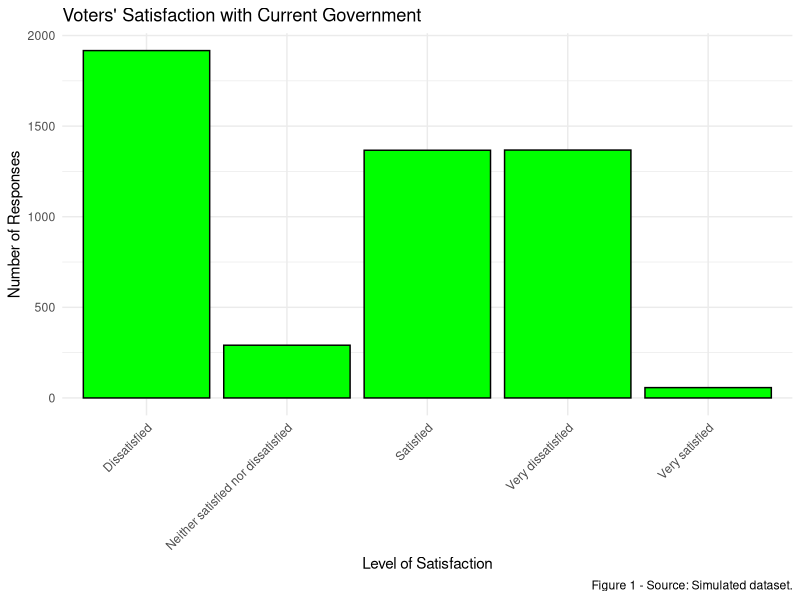
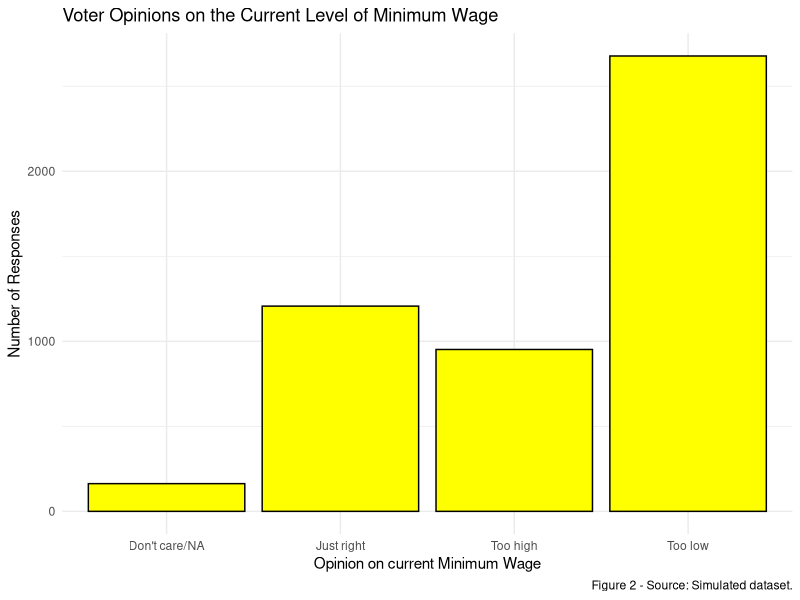
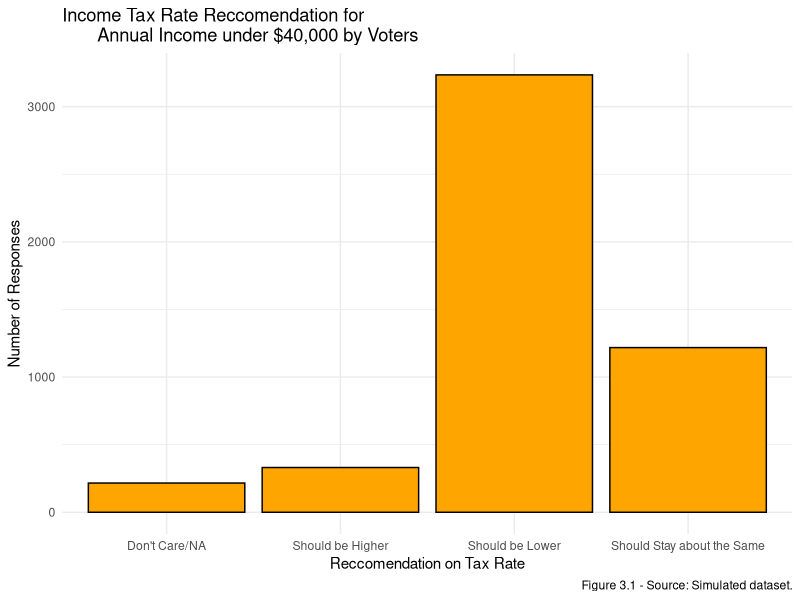
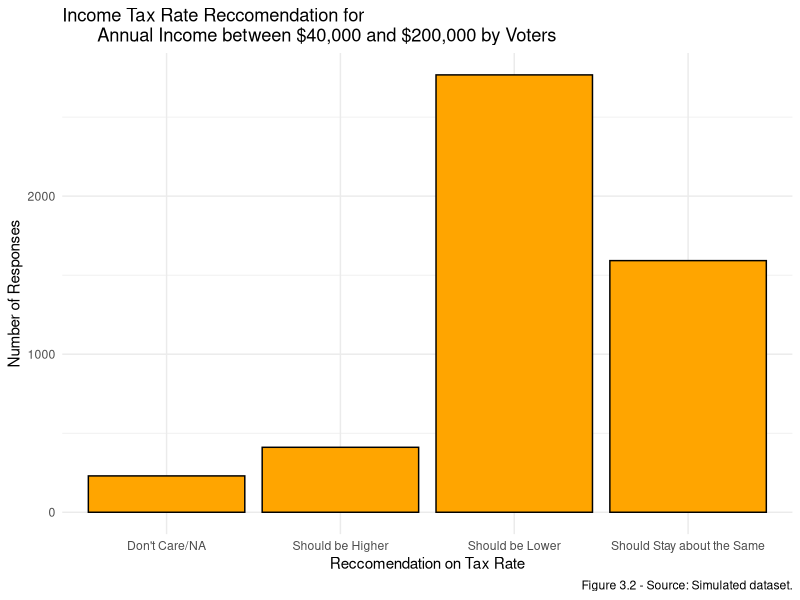
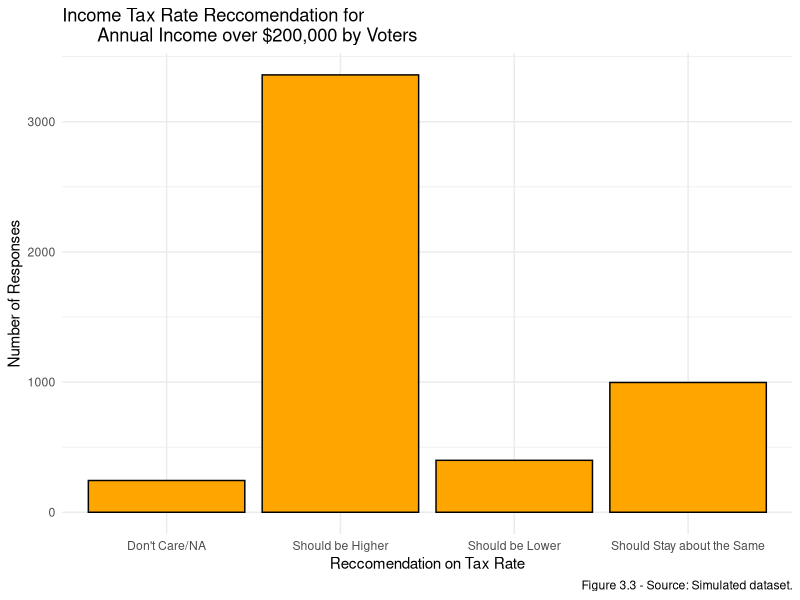
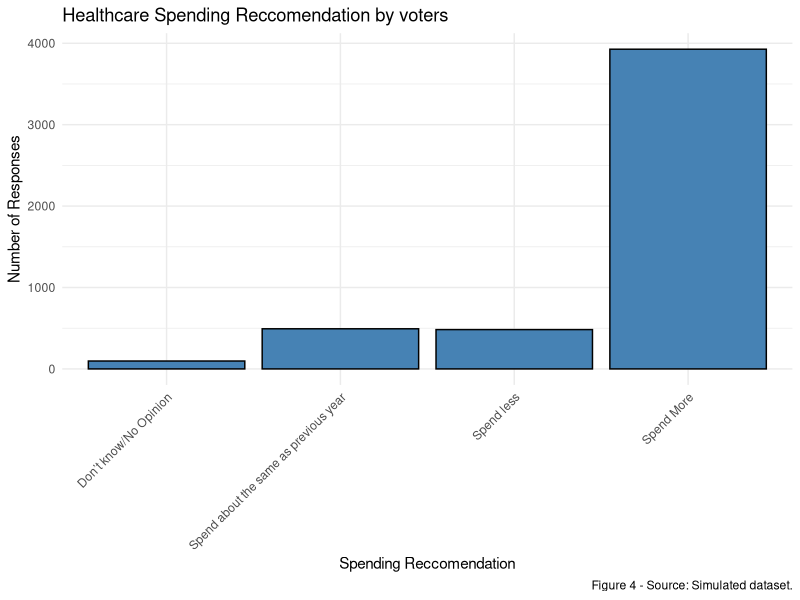
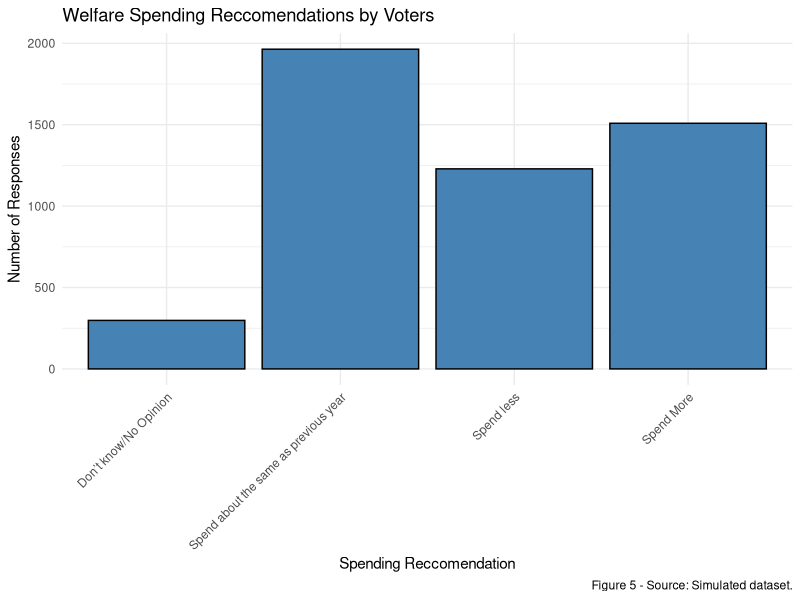
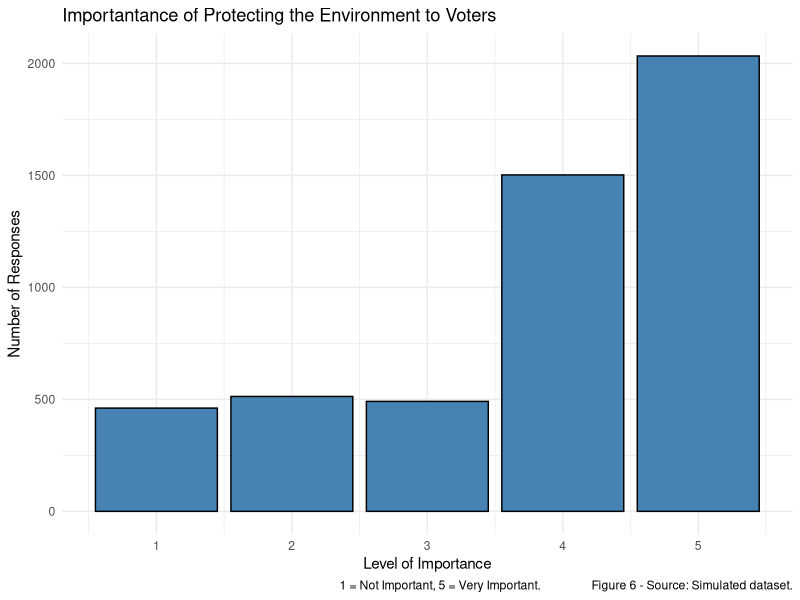

Generate these figures, in order, with R: (Note: this script raises an error after producing the figures.)
## ---- chunk 1
knitr::opts_chunk$set(echo = TRUE)
library(tidyverse)
## ---- chunk 2
set.seed(314)
pop <- 11796032
survey_size <- 1000000
my_data2 <- tibble(
# Simulation for question "What is your age".
  Age = sample(x = 
                 c("18 to 24", "25 to 34", "35 to 44", 
                 "45 to 54", "55 to 64", "65 to 74",
                   "75+", "Prefer not to say")
               ,size = survey_size,replace = TRUE,
               prob = c(0.11, 0.152, 0.15, 0.18, 0.165,
                           0.11, 0.112, 0.02)),
# Simulation for question "How likely are you to vote in the upcoming election?".
  Likelyhood_Vote =sample(x = c("Very likely", "Likely",
                     "Unlikely", "Very Unlikely",
                     "Don't Know/Prefer Not to answer"),
               size = survey_size, replace = TRUE,
               prob = c(0.375, 0.375, 0.115, 0.115, 0.02)),

# Simulation for question "How satisfied are you with the current operation of the Ontario government?".
  Current_Gov =sample(x = c("Very satisfied", "Satisfied",
                     "Neither satisfied nor dissatisfied", 
                     "Dissatisfied", "Very dissatisfied"),
               size = survey_size, replace = TRUE,
               prob = c(0.01, 0.25, 0.05, 0.35, 0.25)),

# Simulation for question "What is your opinion on the Minimum Wage rate in the Province?".
  Min_Wage =sample(x = c("Too high", "Just right",
                     "Too low", "Don't care/NA"),
               size = survey_size, replace = TRUE,
               prob = c(0.20, 0.23, 0.54, 0.03)),

# Simulation for question "In your opinion, taxes for those with an income".
# Income less than $40,000.
  Taxes_low =sample(x = c("Should be Higher","Should Stay about the Same",
                     "Should be Lower", "Don't Care/NA"),
                     size = survey_size, replace = TRUE, 
                     prob = c(0.07, 0.24, 0.65, 0.04)),
# Income between $40,000 and $200,000.
  Taxes_mid =sample(x = c("Should be Higher", "Should Stay about the Same",
                     "Should be Lower", "Don't Care/NA"),
                     size = survey_size, replace = TRUE,
                     prob = c(0.08, 0.32, 0.55, 0.05)),
#Income greater than $200,000.
  Taxes_high = sample(x = c("Should be Higher", "Should Stay about the Same",
                     "Should be Lower", "Don't Care/NA"),
                     size = survey_size, replace = TRUE,
                     prob = c(0.67, 0.2, 0.08, 0.05)),

# Simulation for question "On a scale from 1 to 5, how important do you think the preservation of Ontario's environment is?".
  Environment =sample(x = c(1:5),
               size = survey_size, replace = TRUE,
               prob = c(0.1, 0.1, 0.1, 0.3, 0.4)),

# Simulation for question "How much money would you like to see go toward benefiting those on welfare?".
  Welfare =sample(x = c("Spend More", "Spend less",
                           "Spend about the same as previous year",
                            "Don’t know/No Opinion"),
               size = survey_size, replace = TRUE,
               prob = c(0.3, 0.25, 0.4, 0.05)),

#Simulation for question "How much money should be spent on Healthcare facilities in Ontario?".
  Healthcare =sample(x = c("Spend More", "Spend less",
                           "Spend about the same as previous year",
                            "Don’t know/No Opinion"),
                     size = survey_size, replace = TRUE,
                     prob = c(0.78, 0.10, 0.10, 0.02)),

# Simulation for question "What do you think about the current price of hydroelectricity in Ontario?". 
 Hydro =sample(x = c("Too expensive", "Too cheap",
                           "Fairly priced", "No Opinion"),
                     size = survey_size, replace = TRUE,
                     prob = c(0.75, 0.08, 0.15, 0.02)),

# Simulation for question "Through what avenue do you most judge a political candidate?". 
  Gather_info =sample(x = c("Candidate address and speeches", "Online news sources",
                        "TV", "Newspaper articles", "Social Media", "Other"),
                     size = survey_size, replace = TRUE,
                     prob = c(0.1, 0.25, 0.36, 0.5, 0.37, 0.03)),
)
## ---- chunk 3
set.seed(314)
my_data <- sample_n(my_data2, 5000)
head(my_data)
## ---- chunk 4
# Bar Graph for question "How satisfied are you with the current operation of the Ontario government?"
my_data %>%
  ggplot(aes(x = Current_Gov)) + 
  geom_bar(color = 'black', fill = 'Green') + 
  labs(title = "Voters' Satisfaction with Current Government", 
       x = "Level of Satisfaction", 
       y = "Number of Responses",
       caption = "Figure 1 - Source: Simulated dataset.") + 
  theme_minimal() + 
  theme(axis.text.x=element_text(angle=45,hjust=1))
## ---- chunk 5
#Bar graph for question "What is your opinion on the Minimum Wage rate in the Province"
my_data %>%
  ggplot(aes(x = Min_Wage)) + 
  geom_bar(color = 'black',fill = "yellow") + labs(title="Voter Opinions on the Current Level of Minimum Wage",
       x = "Opinion on current Minimum Wage",
       y = "Number of Responses",
       caption = "Figure 2 - Source: Simulated dataset.") +
  theme_minimal()
## ---- chunk 6
# Bar plot for question "In your opinion, taxes for those with an income:Less than $40,000"
my_data %>%
  ggplot(aes(x = Taxes_low)) + 
  geom_bar(color = 'black',fill = "orange") + 
  labs(title="Income Tax Rate Reccomendation for 
       Annual Income under $40,000 by Voters",
       x = "Reccomendation on Tax Rate",
       y = "Number of Responses",
       caption = "Figure 3.1 - Source: Simulated dataset.") +
  theme_minimal()
## ---- chunk 7
#Bar plot for question "In your opinion, taxes for those with an income:Between $40,000 and $200,000"
my_data %>%
  ggplot(aes(x =Taxes_mid )) + 
  geom_bar(color = 'black',fill = "orange") +
  labs(title="Income Tax Rate Reccomendation for 
       Annual Income between $40,000 and $200,000 by Voters",
       x = "Reccomendation on Tax Rate",
       y = "Number of Responses",
       caption = "Figure 3.2 - Source: Simulated dataset.") +
  theme_minimal()
## ---- chunk 8
# Bar plot for question"In your opinion, taxes for those with an income:Greater than $200,000"
my_data %>%
  ggplot(aes(x = Taxes_high )) + 
  geom_bar(color = 'black',fill = "orange") + 
  labs(title="Income Tax Rate Reccomendation for 
       Annual Income over $200,000 by Voters",
        x = "Reccomendation on Tax Rate",
        y = "Number of Responses",
        caption = "Figure 3.3 - Source: Simulated dataset.") +
  theme_minimal()
## ---- chunk 9
#Bar plot for question "How much money should be spent on Healthcare in Ontario?"
my_data %>%
  ggplot(aes(x = Healthcare)) + 
  geom_bar(color = 'black',fill = "steelblue") +
  labs(title="Healthcare Spending Reccomendation by voters",
         x = "Spending Reccomendation", 
         y = "Number of Responses",
         caption = "Figure 4 - Source: Simulated dataset.") + 
  theme_minimal() + 
  theme(axis.text.x=element_text(angle=45,hjust=1))
## ---- chunk 10
# Bar plot for question "How much money would you like to see go toward benefiting those on welfare"
my_data %>%
  ggplot(aes(x = Welfare)) + 
  geom_bar(color = 'black',fill = "steelblue") + 
  labs(title="Welfare Spending Reccomendations by Voters",
       x = "Spending Reccomendation",
       y = "Number of Responses",
       caption = "Figure 5 - Source: Simulated dataset.") +
  theme_minimal() + 
  theme(axis.text.x=element_text(angle=45,hjust=1))
## ---- chunk 11
# Bar plot for question "On a scale from 1 to 5, how important do you think the preservation of Ontario's environment is?"
my_data %>%
  ggplot(aes(x = Environment)) + 
  geom_bar(color = 'black',fill = "steelblue") + 
  labs(title="Importantance of Protecting the Environment to Voters",
       x = "Level of Importance",
       y = "Number of Responses",
       caption = "1 = Not Important, 5 = Very Important.                 Figure 6 - Source: Simulated dataset.") +
  theme_minimal()
## ---- chunk 12
# Bar plot for the question "What do you think about the current cost of hydroelectricity?"
my_data %>%
  ggplot(aes(x = Hydro)) + 
  geom_bar(color = 'black',fill = "firebrick1") + 
  labs(title="Opinions on current Hydroelectricity Prices in Ontario",
       x = "Opinion",
       y = "Number of Responses",
       caption = "Figure 7 - Source: Simulated dataset.") +
  theme_minimal()
## ---- chunk 13
#Bar plot for the question "Through what avenue do you most judge a political candidate?"
my_data %>%
  ggplot(aes(x = Gather_info)) + 
  geom_bar(color = 'black',fill = "deepskyblue") + 
  labs(title="Oulets that Voters use most to Judge a Candidate",
       x = "Media Outlets",
       y = "Number of Responses",
       caption = "Figure 8 - Source: Simulated dataset.") + 
  theme_minimal() + 
  theme(axis.text.x=element_text(angle=45,hjust=1))
## ---- chunk 14
knitr::include_graphics('Question 1.png')
knitr::include_graphics('Question 2.png')
knitr::include_graphics('Question 3.png')
knitr::include_graphics('Question 4.png')
knitr::include_graphics('Question 5.png')
knitr::include_graphics('Question 6.png')
knitr::include_graphics('Question 7.png')
knitr::include_graphics('Question 8 (1).png')
knitr::include_graphics('Question 9.png')
knitr::include_graphics('Question 10.png')
